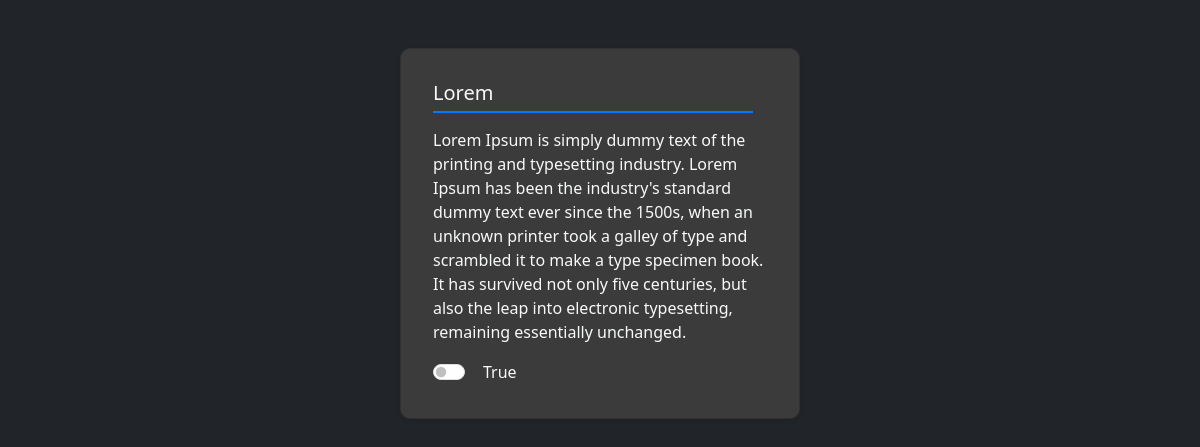
The page /task/3/ on the database as committed earlier.
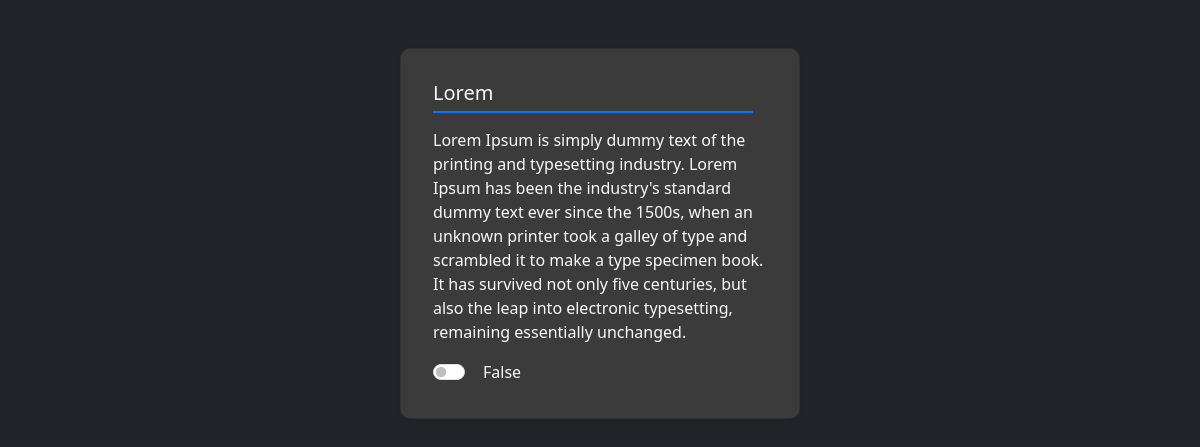
The same page on the database as committed later.
### tasks/models.py (models this page shows, shortened)
class Task(models.Model):
    title = models.CharField(max_length=200)
    description = models.TextField()
    complete = models.BooleanField(default=False)

### tasks/views.py (the view)
# urls.py: path('task/<int:pk>/', TaskDetailView.as_view(), name='task-detail'),
class TaskDetailView(DetailView):
    model = Task

### tasks/templates/tasks/task_detail.html (shortened to what this page needs)
{% extends 'tasks/base.html' %}
{% load static %}
{% block loadStyle %}
    <link rel="stylesheet" href="{% static 'tasks/detailView.css' %}">
{% endblock %}
{% block content %}
    <div class="container my-5">
        <div class="card card-custom p-3 text-light" style="background-color: #3b3b3b">
          <div class="card-body">
            <h5 class="card-title">{{ object.title }}</h5>
            <p class="card-text">{{ object.description }}</p>
            <div class="toggle-complete">
              <div class="form-check form-switch">
                <input class="form-check-input" type="checkbox" id="taskStatus">
                <label class="form-check-label" for="taskStatus">{{ object.complete }}</label>
              </div>
            </div>
          </div>
        </div>
      </div>
{% endblock %}

Rows that differ between the two databases and show on the page:
changed Task "Lorem": complete "True" → "False"
